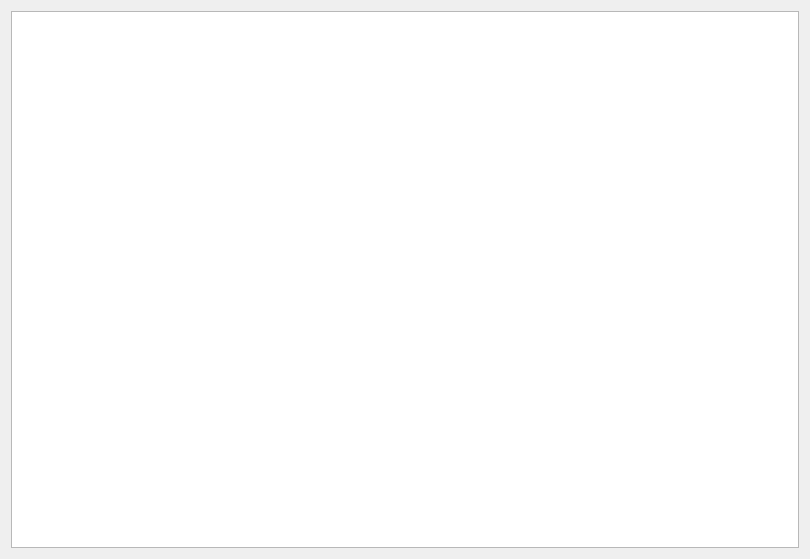
<?xml version="1.0" encoding="UTF-8"?>
<ui version="4.0">
 <class>HelpWindow</class>
 <widget class="QWidget" name="HelpWindow">
  <property name="geometry">
   <rect>
    <x>0</x>
    <y>0</y>
    <width>810</width>
    <height>559</height>
   </rect>
  </property>
  <property name="windowTitle">
   <string>Help</string>
  </property>
  <layout class="QHBoxLayout" name="horizontalLayout">
   <item>
    <widget class="QListView" name="listView"/>
   </item>
  </layout>
 </widget>
 <resources/>
 <connections/>
</ui>
